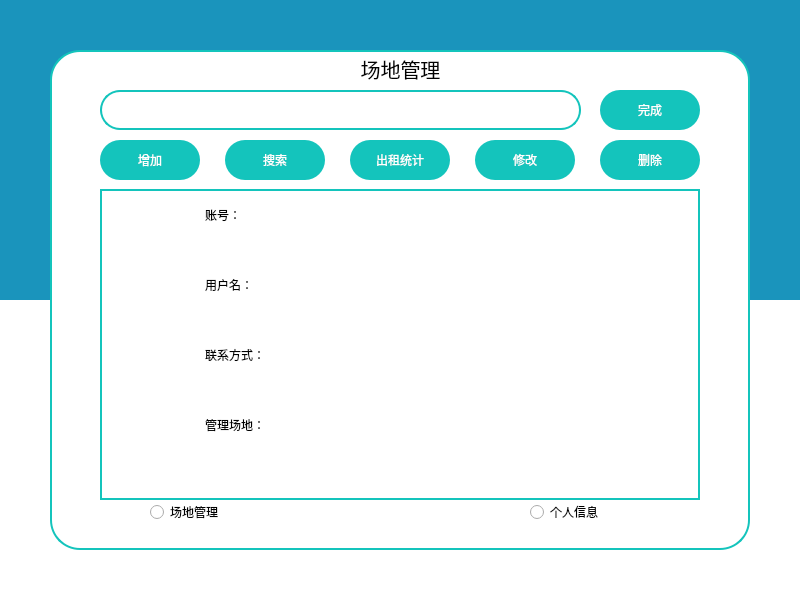
<?xml version="1.0" encoding="UTF-8"?>
<ui version="4.0">
 <class>MgrWindow</class>
 <widget class="QMainWindow" name="MgrWindow">
  <property name="geometry">
   <rect>
    <x>0</x>
    <y>0</y>
    <width>800</width>
    <height>600</height>
   </rect>
  </property>
  <property name="windowTitle">
   <string>场地管理员</string>
  </property>
  <property name="windowIcon">
   <iconset resource="recourse.qrc">
    <normaloff>:/icon1.png</normaloff>:/icon1.png</iconset>
  </property>
  <property name="styleSheet">
   <string notr="true">background-color:rgb(26,148,188);
border:none</string>
  </property>
  <widget class="QWidget" name="centralwidget">
   <widget class="QGroupBox" name="BottomGB">
    <property name="geometry">
     <rect>
      <x>0</x>
      <y>300</y>
      <width>800</width>
      <height>300</height>
     </rect>
    </property>
    <property name="styleSheet">
     <string notr="true">background-color:rgb(255, 255, 255);
border:none</string>
    </property>
    <property name="title">
     <string/>
    </property>
   </widget>
   <widget class="QPushButton" name="MinB">
    <property name="geometry">
     <rect>
      <x>740</x>
      <y>0</y>
      <width>30</width>
      <height>30</height>
     </rect>
    </property>
    <property name="styleSheet">
     <string notr="true">QPushButton:hover{
		background-color:rgb(21, 131, 161);
}
QPushButton:pressed{
	background-color:rgb(17, 111, 134);
}
</string>
    </property>
    <property name="text">
     <string/>
    </property>
    <property name="icon">
     <iconset resource="recourse.qrc">
      <normaloff>:/icon3.png</normaloff>:/icon3.png</iconset>
    </property>
    <property name="iconSize">
     <size>
      <width>19</width>
      <height>19</height>
     </size>
    </property>
   </widget>
   <widget class="QPushButton" name="CloseB">
    <property name="geometry">
     <rect>
      <x>770</x>
      <y>0</y>
      <width>30</width>
      <height>30</height>
     </rect>
    </property>
    <property name="styleSheet">
     <string notr="true">QPushButton:hover{
		background-color: rgb(255, 0, 0);
}
QPushButton:pressed{
	background-color: rgb(162, 0, 3);
}
</string>
    </property>
    <property name="text">
     <string/>
    </property>
    <property name="icon">
     <iconset resource="recourse.qrc">
      <normaloff>:/icon2.png</normaloff>:/icon2.png</iconset>
    </property>
    <property name="iconSize">
     <size>
      <width>20</width>
      <height>20</height>
     </size>
    </property>
   </widget>
   <widget class="QGroupBox" name="LogGB">
    <property name="geometry">
     <rect>
      <x>50</x>
      <y>50</y>
      <width>700</width>
      <height>500</height>
     </rect>
    </property>
    <property name="styleSheet">
     <string notr="true">border:2px solid rgb(20, 196, 188);
border-radius:30px;
background-color:rgb(255,255,255);

</string>
    </property>
    <property name="title">
     <string/>
    </property>
    <property name="alignment">
     <set>Qt::AlignCenter</set>
    </property>
    <widget class="QLabel" name="MgrStrL">
     <property name="geometry">
      <rect>
       <x>290</x>
       <y>3</y>
       <width>121</width>
       <height>31</height>
      </rect>
     </property>
     <property name="font">
      <font>
       <family>Microsoft YaHei UI</family>
       <pointsize>15</pointsize>
       <italic>false</italic>
       <bold>false</bold>
       <stylestrategy>PreferAntialias</stylestrategy>
      </font>
     </property>
     <property name="styleSheet">
      <string notr="true">font: 290 15pt &quot;Microsoft YaHei UI&quot;;
border:none;</string>
     </property>
     <property name="text">
      <string>场地管理</string>
     </property>
     <property name="alignment">
      <set>Qt::AlignCenter</set>
     </property>
    </widget>
    <widget class="QRadioButton" name="MgrInfoRb">
     <property name="geometry">
      <rect>
       <x>480</x>
       <y>450</y>
       <width>120</width>
       <height>24</height>
      </rect>
     </property>
     <property name="styleSheet">
      <string notr="true">back-ground-color:rgb(255,255,255);
font: 290 9pt &quot;Microsoft YaHei UI&quot;;
border:none;</string>
     </property>
     <property name="text">
      <string>个人信息</string>
     </property>
    </widget>
    <widget class="QRadioButton" name="FeildRb">
     <property name="geometry">
      <rect>
       <x>100</x>
       <y>450</y>
       <width>120</width>
       <height>24</height>
      </rect>
     </property>
     <property name="styleSheet">
      <string notr="true">back-ground-color:rgb(255,255,255);
font: 290 9pt &quot;Microsoft YaHei UI&quot;;
border:none;</string>
     </property>
     <property name="text">
      <string>场地管理</string>
     </property>
    </widget>
    <widget class="QTableView" name="dataLV">
     <property name="geometry">
      <rect>
       <x>50</x>
       <y>139</y>
       <width>600</width>
       <height>311</height>
      </rect>
     </property>
     <property name="styleSheet">
      <string notr="true">QTableView{
	border:2px solid rgb(20,196,188);
	border-radius:0px;
	selection-color: white;                             /*选中区域的文字颜色*/
    selection-background-color:rgb(20,196,188);
}
QHeaderView::section {
    color: black;
    background-color: rgb(255,255,255);
    border: 0px solid rgb(20,196,188);
    border-radius:0px;
    border-color: rgb(20,196,188);
} 
QHeaderView{
	border:none;
}

</string>
     </property>
     <property name="autoScroll">
      <bool>false</bool>
     </property>
     <property name="showGrid">
      <bool>true</bool>
     </property>
     <property name="gridStyle">
      <enum>Qt::NoPen</enum>
     </property>
     <attribute name="horizontalHeaderDefaultSectionSize">
      <number>102</number>
     </attribute>
     <attribute name="horizontalHeaderHighlightSections">
      <bool>false</bool>
     </attribute>
     <attribute name="horizontalHeaderStretchLastSection">
      <bool>true</bool>
     </attribute>
     <attribute name="verticalHeaderVisible">
      <bool>false</bool>
     </attribute>
    </widget>
    <widget class="QLabel" name="NameL">
     <property name="geometry">
      <rect>
       <x>155</x>
       <y>220</y>
       <width>390</width>
       <height>30</height>
      </rect>
     </property>
     <property name="styleSheet">
      <string notr="true">font: 290 10pt &quot;Microsoft YaHei UI&quot;;
border:none;
border-radius:20px</string>
     </property>
     <property name="text">
      <string>用户名：</string>
     </property>
    </widget>
    <widget class="QLabel" name="TeleL">
     <property name="geometry">
      <rect>
       <x>155</x>
       <y>290</y>
       <width>390</width>
       <height>30</height>
      </rect>
     </property>
     <property name="styleSheet">
      <string notr="true">font: 290 10pt &quot;Microsoft YaHei UI&quot;;
border:none;
border-radius:20px</string>
     </property>
     <property name="text">
      <string>联系方式：</string>
     </property>
    </widget>
    <widget class="QLabel" name="FeildL">
     <property name="geometry">
      <rect>
       <x>155</x>
       <y>360</y>
       <width>390</width>
       <height>30</height>
      </rect>
     </property>
     <property name="styleSheet">
      <string notr="true">font: 290 10pt &quot;Microsoft YaHei UI&quot;;
border:none;
border-radius:20px</string>
     </property>
     <property name="text">
      <string>管理场地：</string>
     </property>
    </widget>
    <widget class="QLabel" name="WaringL">
     <property name="geometry">
      <rect>
       <x>190</x>
       <y>470</y>
       <width>281</width>
       <height>21</height>
      </rect>
     </property>
     <property name="styleSheet">
      <string notr="true">font: 25 9pt &quot;Microsoft YaHei UI&quot;;
color:rgb(204,22,58);
border:none;</string>
     </property>
     <property name="text">
      <string/>
     </property>
     <property name="alignment">
      <set>Qt::AlignCenter</set>
     </property>
    </widget>
    <widget class="QLabel" name="IdL">
     <property name="geometry">
      <rect>
       <x>155</x>
       <y>150</y>
       <width>390</width>
       <height>30</height>
      </rect>
     </property>
     <property name="styleSheet">
      <string notr="true">font: 290 10pt &quot;Microsoft YaHei UI&quot;;
border:none;
border-radius:20px</string>
     </property>
     <property name="text">
      <string>账号：</string>
     </property>
    </widget>
    <widget class="QLineEdit" name="InfoT">
     <property name="geometry">
      <rect>
       <x>50</x>
       <y>40</y>
       <width>481</width>
       <height>40</height>
      </rect>
     </property>
     <property name="styleSheet">
      <string notr="true">border-radius:20px;
border:2px solid rgb(20,196,188);
font: 290 10pt &quot;Microsoft YaHei UI&quot;;</string>
     </property>
     <property name="text">
      <string/>
     </property>
     <property name="alignment">
      <set>Qt::AlignCenter</set>
     </property>
    </widget>
    <widget class="QPushButton" name="AddB">
     <property name="geometry">
      <rect>
       <x>50</x>
       <y>90</y>
       <width>100</width>
       <height>40</height>
      </rect>
     </property>
     <property name="styleSheet">
      <string notr="true">QPushButton{
	background-color: rgb(20,196,188);
	color: rgb(255,255,255);
	font: 25 14pt &quot;Microsoft YaHei UI&quot;;
	border: none;
	border-radius:20px;
}

QPushButton:hover{
		background-color: rgb(22,218,208);
}
QPushButton:pressed{
	background-color: rgb(17,171,164);
}


</string>
     </property>
     <property name="text">
      <string>增加</string>
     </property>
    </widget>
    <widget class="QPushButton" name="SearhB">
     <property name="geometry">
      <rect>
       <x>175</x>
       <y>90</y>
       <width>100</width>
       <height>40</height>
      </rect>
     </property>
     <property name="styleSheet">
      <string notr="true">QPushButton{
	background-color: rgb(20,196,188);
	color: rgb(255,255,255);
	font: 25 14pt &quot;Microsoft YaHei UI&quot;;
	border: none;
	border-radius:20px;
}

QPushButton:hover{
		background-color: rgb(22,218,208);
}
QPushButton:pressed{
	background-color: rgb(17,171,164);
}


</string>
     </property>
     <property name="text">
      <string>搜索</string>
     </property>
    </widget>
    <widget class="QPushButton" name="ModfiyB">
     <property name="geometry">
      <rect>
       <x>425</x>
       <y>90</y>
       <width>100</width>
       <height>40</height>
      </rect>
     </property>
     <property name="styleSheet">
      <string notr="true">QPushButton{
	background-color: rgb(20,196,188);
	color: rgb(255,255,255);
	font: 25 14pt &quot;Microsoft YaHei UI&quot;;
	border: none;
	border-radius:20px;
}

QPushButton:hover{
		background-color: rgb(22,218,208);
}
QPushButton:pressed{
	background-color: rgb(17,171,164);
}


</string>
     </property>
     <property name="text">
      <string>修改</string>
     </property>
    </widget>
    <widget class="QPushButton" name="DeleteB">
     <property name="geometry">
      <rect>
       <x>550</x>
       <y>90</y>
       <width>100</width>
       <height>40</height>
      </rect>
     </property>
     <property name="styleSheet">
      <string notr="true">QPushButton{
	background-color: rgb(20,196,188);
	color: rgb(255,255,255);
	font: 25 14pt &quot;Microsoft YaHei UI&quot;;
	border: none;
	border-radius:20px;
}

QPushButton:hover{
		background-color: rgb(22,218,208);
}
QPushButton:pressed{
	background-color: rgb(17,171,164);
}


</string>
     </property>
     <property name="text">
      <string>删除</string>
     </property>
    </widget>
    <widget class="QPushButton" name="StatisticB">
     <property name="geometry">
      <rect>
       <x>300</x>
       <y>90</y>
       <width>100</width>
       <height>40</height>
      </rect>
     </property>
     <property name="styleSheet">
      <string notr="true">QPushButton{
	background-color: rgb(20,196,188);
	color: rgb(255,255,255);
	font: 25 14pt &quot;Microsoft YaHei UI&quot;;
	border: none;
	border-radius:20px;
}

QPushButton:hover{
		background-color: rgb(22,218,208);
}
QPushButton:pressed{
	background-color: rgb(17,171,164);
}


</string>
     </property>
     <property name="text">
      <string>出租统计</string>
     </property>
    </widget>
    <widget class="QPushButton" name="FinshB">
     <property name="geometry">
      <rect>
       <x>550</x>
       <y>40</y>
       <width>100</width>
       <height>40</height>
      </rect>
     </property>
     <property name="styleSheet">
      <string notr="true">QPushButton{
	background-color: rgb(20,196,188);
	color: rgb(255,255,255);
	font: 25 14pt &quot;Microsoft YaHei UI&quot;;
	border: none;
	border-radius:20px;
}

QPushButton:hover{
		background-color: rgb(22,218,208);
}
QPushButton:pressed{
	background-color: rgb(17,171,164);
}


</string>
     </property>
     <property name="text">
      <string>完成</string>
     </property>
    </widget>
    <zorder>dataLV</zorder>
    <zorder>MgrStrL</zorder>
    <zorder>MgrInfoRb</zorder>
    <zorder>FeildRb</zorder>
    <zorder>NameL</zorder>
    <zorder>TeleL</zorder>
    <zorder>FeildL</zorder>
    <zorder>IdL</zorder>
    <zorder>InfoT</zorder>
    <zorder>AddB</zorder>
    <zorder>SearhB</zorder>
    <zorder>ModfiyB</zorder>
    <zorder>DeleteB</zorder>
    <zorder>StatisticB</zorder>
    <zorder>FinshB</zorder>
    <zorder>WaringL</zorder>
   </widget>
  </widget>
 </widget>
 <resources>
  <include location="recourse.qrc"/>
 </resources>
 <connections/>
</ui>
